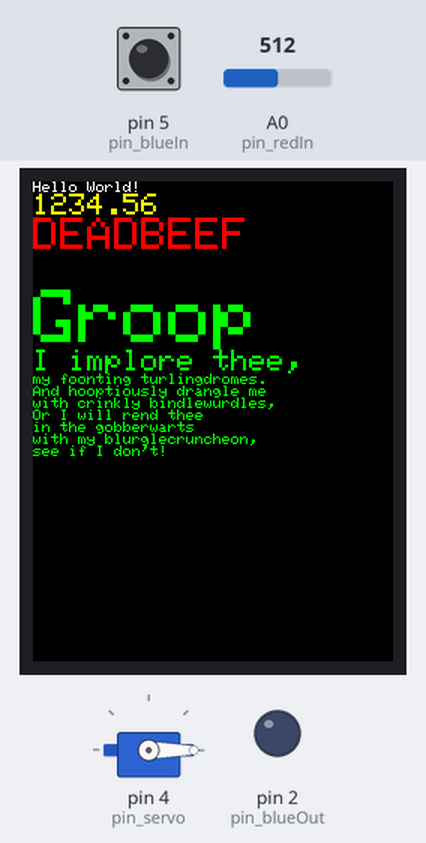
Bench run of a sketch on a simulated Arduino Uno, built with avr-gcc and run on an emulated ATmega328P. Parts: 240×320 colour display, servo, output pins drawn as LEDs (lit = HIGH). The inputs (shaded band) are chosen by the test bench; at power-on: A0 (pin_redIn) = 512, pin 5 (pin_blueIn) HIGH. Pins used as bus, display or sensor lines are not drawn; what the sketch prints to the serial monitor is not drawn.

Above: at 1.2 s.
2.3 s: A0 (pin_redIn) set to 482
At 3.58 s:
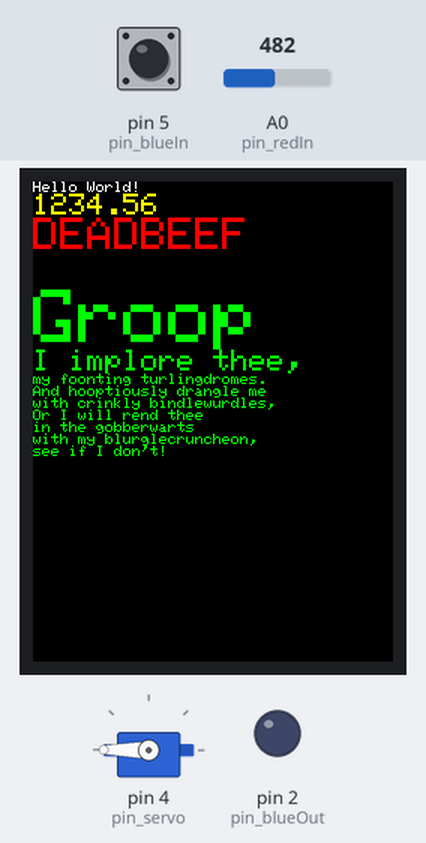
4.8 s: pin 5 (pin_blueIn) pulled LOW for 1 s
At 5.57 s:
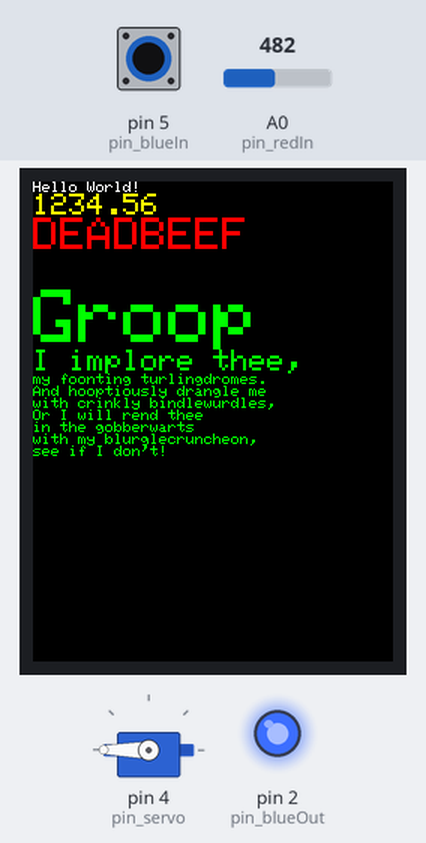
6.4 s: A0 (pin_redIn) set to 510
9.4 s: pin 5 (pin_blueIn) pulled LOW for 0.15 s
At 10.5 s:
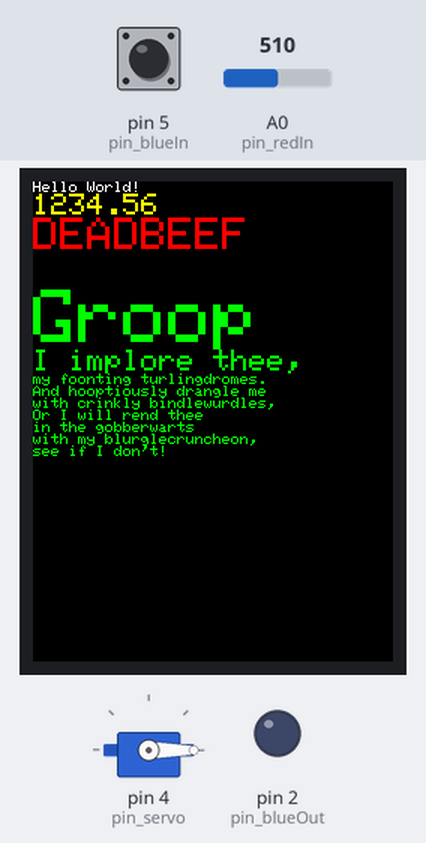
11.0 s: pin 5 (pin_blueIn) pulled LOW for 3.2 s
At 11.8 s:
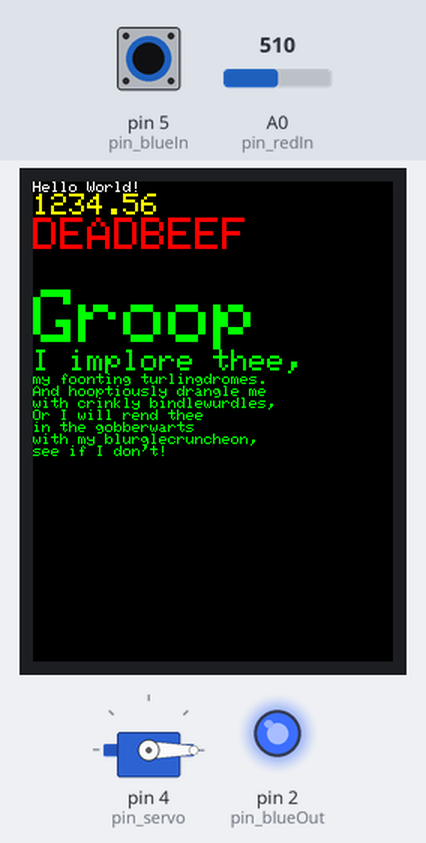
15.7 s: A0 (pin_redIn) set to 490
Timing chart, 0 to 19.7 s (numbered marks = the images above; inputs shaded):
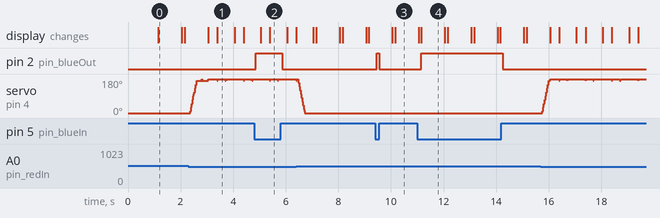

The sketch:

IT_Scales.ino
```cpp
#include <SPI.h>
#include <Adafruit_GFX.h>
#include <Adafruit_ILI9341.h>

#include <Servo.h>

#define TFT_CS 16   //for D1 mini or TFT I2C Connector Shield (V1.1.0 or later)
#define TFT_DC 15   //for D1 mini or TFT I2C Connector Shield (V1.1.0 or later)
#define TFT_RST -1  //for D1 mini or TFT I2C Connector Shield (V1.1.0 or later)
//#define TS_CS 0   //no touch screen //for D1 mini or TFT I2C Connector Shield (V1.1.0 or later)

#define pin_blueIn 5   // GPIO
#define pin_blueOut 2  // GPIO
#define pin_redIn A0    // GPIO //4
#define pin_redOut 0   // GPIO

#define pin_servo 4  // GPIO //1

Adafruit_ILI9341 tft = Adafruit_ILI9341(TFT_CS, TFT_DC, TFT_RST);
Servo myservo;

bool bluePressed = false;
bool redPressed = false;

unsigned long prev_buttons = 0;
unsigned long prev_screen = 0;
unsigned long prev_servo = 0;
const unsigned long interval_buttons = 100;
const unsigned long interval_screen = 1000;
const unsigned long interval_servo = 15;

int pos = 0;  // testing

void setup() {
  Serial.begin(115200);
  Serial.print("starting setup");

  tft.begin();
  screenDiagnostics();

  // Input with internal pull-up
  pinMode(pin_blueIn, INPUT_PULLUP);
  pinMode(pin_redIn, INPUT_PULLUP);

  pinMode(pin_blueOut, OUTPUT);
  pinMode(pin_redOut, OUTPUT);

  Serial.print("Setup Complete!");
  Serial.end();

  myservo.attach(pin_servo);
  myservo.write(0);
}

void loop() {
  unsigned long currentMillis = millis();

  if (currentMillis - prev_buttons >= interval_buttons) {
    prev_buttons = currentMillis;

    bluePressed = buttonState(pin_blueIn);
    redPressed = analogButtonState(pin_redIn);
    buttonLight(bluePressed, pin_blueOut);
    buttonLight(redPressed, pin_redOut);
  }

  if (currentMillis - prev_screen >= interval_screen) {
    prev_screen = currentMillis;
    testText();
  }

  if (currentMillis - prev_servo >= interval_servo) {
    prev_servo = currentMillis;
    test_servo();
  }
}

bool buttonState(uint8_t pin_button) {
  if (digitalRead(pin_button) == LOW) {
    return true;
  } else {
    return false;
  }
}

bool analogButtonState(uint8_t pin_button){
  // Unpressed is typically 1024; pressed is 0
  if (analogRead(pin_button) < 500) {
    return true;
  } else {
    return false;
  }
}

void buttonLight(bool bool_button, uint8_t pin_button) {
  if (bool_button == true) {
    digitalWrite(pin_button, HIGH);
  } else {
    digitalWrite(pin_button, LOW);
  }
}

void test_servo() {
  if (redPressed && pos < 180) {  // goes from 0 degrees to 180 degrees
    pos += 10;
  } else if (pos > 0) {
    pos -= 10;
  }
  myservo.write(pos);
}

unsigned long testText() {
  tft.fillScreen(ILI9341_BLACK);
  unsigned long start = micros();
  tft.setCursor(0, 0);
  tft.setTextColor(ILI9341_WHITE);
  tft.setTextSize(1);
  tft.println("Hello World!");
  tft.setTextColor(ILI9341_YELLOW);
  tft.setTextSize(2);
  tft.println(1234.56);
  tft.setTextColor(ILI9341_RED);
  tft.setTextSize(3);
  tft.println(0xDEADBEEF, HEX);
  tft.println();
  tft.setTextColor(ILI9341_GREEN);
  tft.setTextSize(5);
  tft.println("Groop");
  tft.setTextSize(2);
  tft.println("I implore thee,");
  tft.setTextSize(1);
  tft.println("my foonting turlingdromes.");
  tft.println("And hooptiously drangle me");
  tft.println("with crinkly bindlewurdles,");
  tft.println("Or I will rend thee");
  tft.println("in the gobberwarts");
  tft.println("with my blurglecruncheon,");
  tft.println("see if I don't!");
  return micros() - start;
}

void screenDiagnostics() {
  // read diagnostics (optional but can help debug problems)
  uint8_t x = tft.readcommand8(ILI9341_RDMODE);
  Serial.print("Display Power Mode: 0x");
  Serial.println(x, HEX);
  x = tft.readcommand8(ILI9341_RDMADCTL);
  Serial.print("MADCTL Mode: 0x");
  Serial.println(x, HEX);
  x = tft.readcommand8(ILI9341_RDPIXFMT);
  Serial.print("Pixel Format: 0x");
  Serial.println(x, HEX);
  x = tft.readcommand8(ILI9341_RDIMGFMT);
  Serial.print("Image Format: 0x");
  Serial.println(x, HEX);
  x = tft.readcommand8(ILI9341_RDSELFDIAG);
  Serial.print("Self Diagnostic: 0x");
  Serial.println(x, HEX);

  Serial.println(F("Benchmark                Time (microseconds)"));
  delay(10);
  Serial.print(F("Screen fill              "));
  Serial.println(testFillScreen());
  delay(500);
}

unsigned long testFillScreen() {
  unsigned long start = micros();
  tft.fillScreen(ILI9341_BLACK);
  yield();
  tft.fillScreen(ILI9341_RED);
  yield();
  tft.fillScreen(ILI9341_GREEN);
  yield();
  tft.fillScreen(ILI9341_BLUE);
  yield();
  tft.fillScreen(ILI9341_BLACK);
  yield();
  return micros() - start;
}
```

Measured:
- the behaviour switches between 500 and 499 on A0 (pin_redIn) (found by bisection; images 0 and 1)
- after the input at 4.8 s, pin 2 (pin_blueOut): LOW → HIGH after 0.06 s, → LOW 1.0 s later
- after the input at 9.4 s, pin 2 (pin_blueOut): LOW → HIGH after 0.06 s, → LOW 0.10 s later
- after the input at 11.0 s, pin 2 (pin_blueOut): LOW → HIGH after 0.16 s, → LOW 3.1 s later
- what the display in image 0 shows lasts 0.9 s, from 1.2 s to 2.1 s
- what the display in image 1 shows lasts 0.7 s, from 3.4 s to 4.1 s
